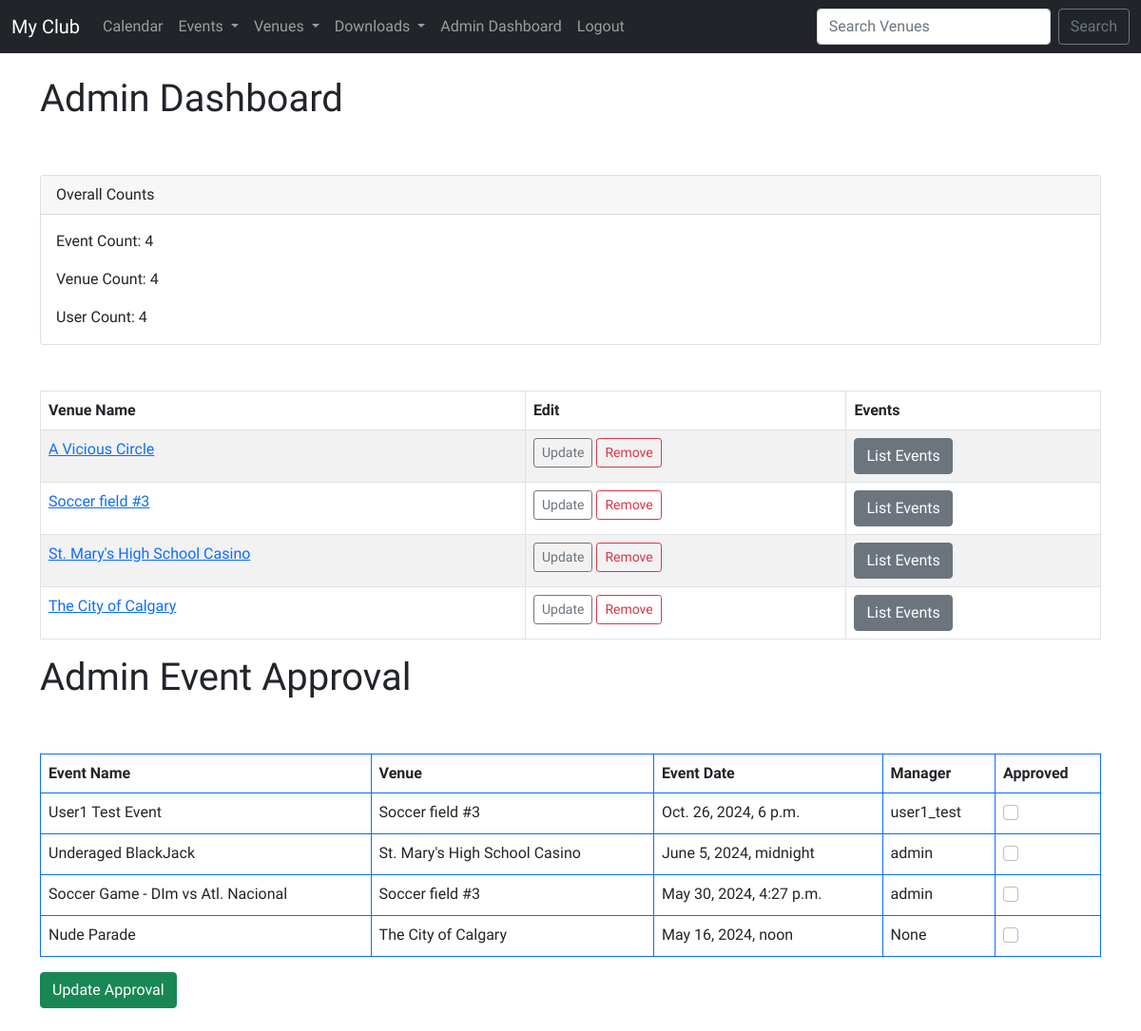
Page /admin_approval (signed in) on the earlier database version.
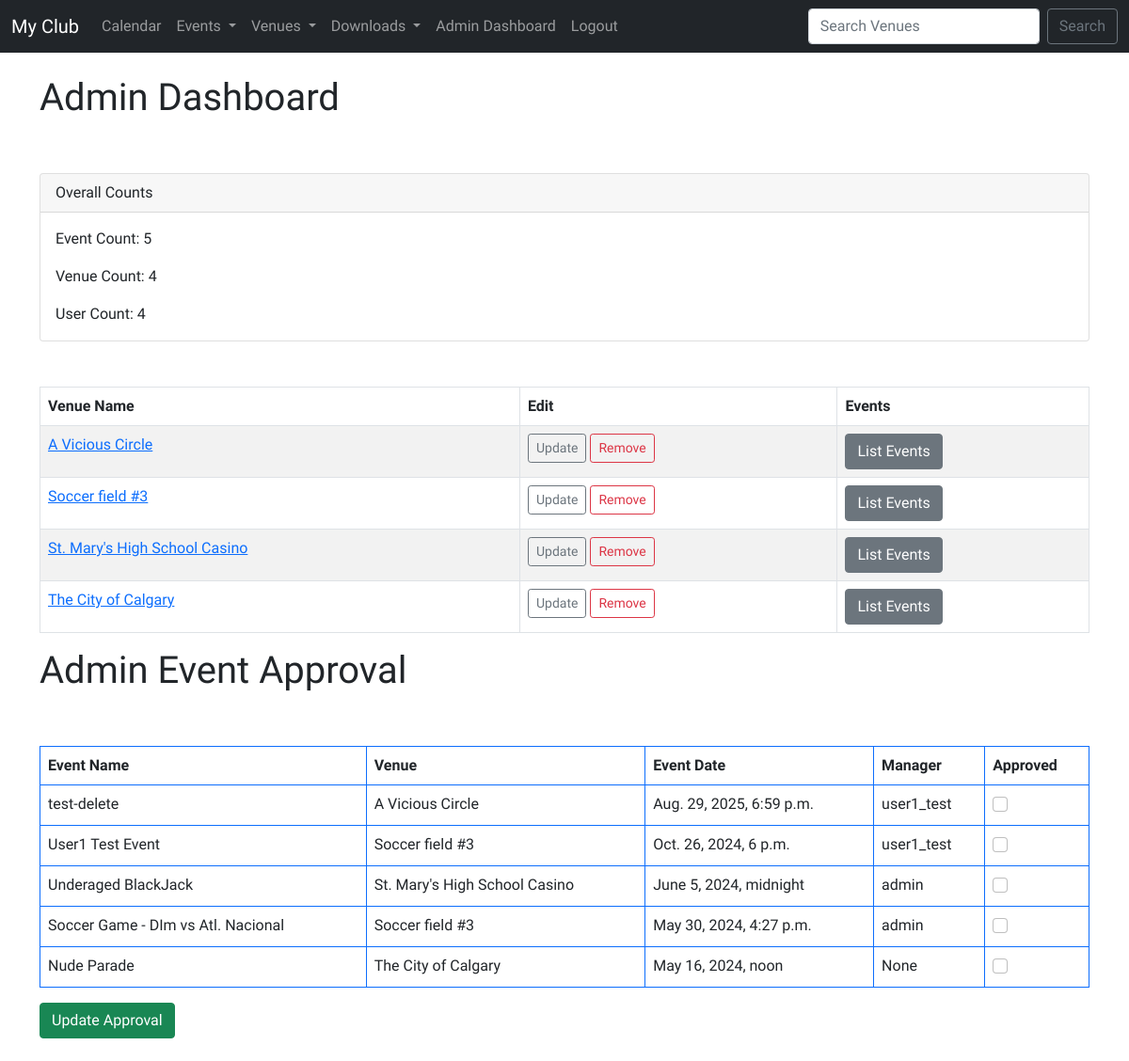
Same page on the later database version.
### events/models.py (models this page shows, shortened)
class Venue(models.Model):
    name            = models.CharField('Venue Name', max_length=120)
    address         = models.CharField(max_length=300)
    zip_code        = models.CharField('Zip Code', max_length=12)
    phone           = models.CharField('Contact Phone', max_length=25, blank=True)
    web             = models.URLField('Website Address', blank=True)
    email_address   = models.EmailField('Email', blank=True)
    owner           = models.ForeignKey(User, on_delete=models.CASCADE, verbose_name='Venue Owner')     # associates with user_id
    venue_image     = models.ImageField(upload_to="images/", null=True, blank=True)
    def __str__(self):
        return self.name

class Event(models.Model):
    name            = models.CharField('Event Name', max_length=150)
    event_date      = models.DateTimeField('Event date')
    venue           = models.ForeignKey(Venue, on_delete=models.CASCADE, blank=True, null=True)   #connect Venue entity
    manager         = models.ForeignKey(User, blank=True, null=True, on_delete=models.SET_NULL, related_name='managed_event')    # events linked to user won't be deleted if user is deleted
    description     = models.TextField(blank=True)
    attendees       = models.ManyToManyField(User, blank=True, related_name='attended_events')
    approved        = models.BooleanField('Approved', default=False, blank=True, null=True)
    def __str__(self):
        return self.name

### events/views.py (the view)
# urls.py: path('admin_approval', views.admin_approval, name='admin-approval'),
def admin_approval(request):
    venue_list = Venue.objects.all().order_by('name')
    event_count = Event.objects.all().count()
    venue_count = Venue.objects.all().count()
    user_count = User.objects.all().count()
    event_list = Event.objects.all().order_by('-event_date')
    if request.user.is_superuser:
        if request.method == "POST":
            id_list = request.POST.getlist('boxes')     # get list with event_id of checked boxes (named 'boxes)
            event_list.update(approved=False)
            for i in id_list:
                Event.objects.filter(pk=int(i)).update(approved=True)       # updates approve to true, by filtering pk of event.id in box
            messages.success(request, ('Event List Approval Updated.'))
            return redirect('events:list-events')
        else:
            return render(request, 'events/admin_approval.html',
                          {"event_list": event_list,
                           "event_count": event_count,
                           "venue_count": venue_count,
                           "user_count": user_count,
                           "venue_list": venue_list})
    else:
        messages.success(request, ('Administrator Permission is required to access this page'))
        return redirect('events:list-events')
    return render(request, 'events/admin_approval.html')

### events/templates/events/admin_approval.html (shortened to what this page needs)
{% extends 'base.html' %}
{% block content %}
{% if user.is_authenticated %}
    <h1>Admin Dashboard</h1>
    <br/><br/>
    <form action="" method=POST>
        <div class="card">
            <div class="card-header">
                Overall Counts
            </div>
            <div class="card-body">
                <p class="card-text">Event Count: {{event_count}}</p>
                <p class="card-text">Venue Count: {{venue_count}}</p>
                <p class="card-text">User Count: {{user_count}}</p>
            </div>
        </div>
        <br/><br/>
        <table class="table table-striped table-hover table-bordered">
            <thead>
                <tr>
                <th scope="col">Venue Name</th>
                <th scope="col">Edit</th>
                <th scope="col">Events</th>
                </tr>
            </thead>
            <tbody>
            {% for venue in venue_list %}
                <tr>
                    <td><a href="{% url 'events:show-venue' venue.id %}">{{venue}}</a></td>
                    <td>
                        <a href="{% url 'events:update-venue' venue.id %}" class="btn btn-outline-secondary btn-sm">Update</a>
                        <a href="{% url 'events:delete-venue' venue.id %}" class="btn btn-outline-danger btn-sm">Remove</a>
                    </td>
                    <td><a href="{% url 'events:venue-events' venue.id %}" class="btn btn-secondary">List Events</a></td>
                </tr>
            {% endfor %}
            </tbody>
        </table>
        <h1>Admin Event Approval</h1>
        <br><br>
        <table class="table table-stripped table-hover table-bordered border-primary">
            <thead>
            <tr>
                <th scope="col">Event Name</th>
                <th scope="col">Venue</th>
                <th scope="col">Event Date</th>
                <th scope="col">Manager</th>
                <th scope="col">Approved</th>
            </tr>
            </thead>
            <tbody>
                {% for event in event_list %}
                <tr>
                    <td>{{ event }}</td>
                    <td>{{ event.venue }}</td>
                    <td>{{ event.event_date }}</td>
                    <td>{{ event.manager }}</td>
                    <td>
                        {% if event.approved %}
                            <div class="form-check">
                                <input type="checkbox" class="form-check-input" checked="checked" value={{event.id}} name="boxes">
                            </div>
                        {% else %}
                            <div class="form-check">
                                <input type="checkbox" class="form-check-input" value={{event.id}} name="boxes">
                            </div>
                        {% endif %}
                    </td>
                {% endfor %}
                </tr>
            </tbody>
        </table>
        <button class="btn btn-success" type="submit">Update Approval</button>
    </form>
    <br>
{% endif %}
{% endblock %}

Differences in the rows shown:
added Event: name "test-delete", venue "A Vicious Circle", event_date "Aug. 29, 2025, 6:59 p.m.", manager "user1_test"
Other differences:
{{ event_count }}: "4" → "5"
